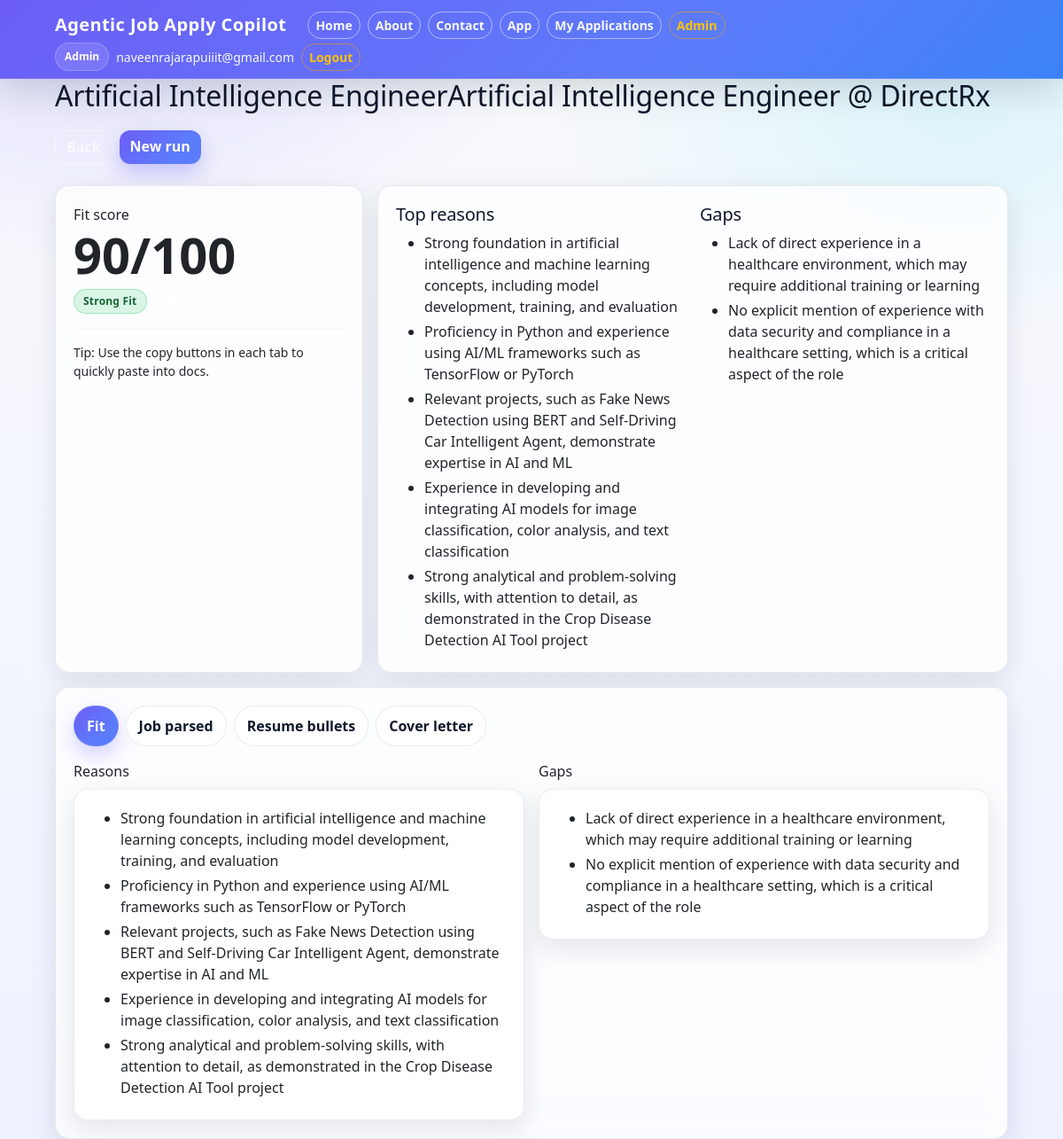
The app's page /applications/7 (signed in) with its own data.
### backend/models.py (models this page shows)
class User(db.Model):
    __tablename__ = "users"
    id = db.Column(db.Integer, primary_key=True)
    created_at = db.Column(db.DateTime, default=datetime.utcnow, nullable=False)
    email = db.Column(db.String(255), unique=True, nullable=False, index=True)
    password_hash = db.Column(db.String(255), nullable=False)
    status = db.Column(db.String(20), default="pending", nullable=False)  # pending/approved/blocked
    is_admin = db.Column(db.Boolean, default=False, nullable=False)
    applications = db.relationship(
        "Application",
        backref="user",
        lazy=True,
        cascade="all, delete-orphan"   # optional
    )

class Application(db.Model):
    __tablename__ = "applications"
    id = db.Column(db.Integer, primary_key=True)
    created_at = db.Column(db.DateTime, default=datetime.utcnow, nullable=False)
    user_id = db.Column(db.Integer, db.ForeignKey("users.id"), nullable=False, index=True)
    job_title = db.Column(db.String(255), nullable=False)
    job_company = db.Column(db.String(255), nullable=False)
    job_location = db.Column(db.String(255), nullable=True)
    job_url = db.Column(db.Text, nullable=True)
    resume_filename = db.Column(db.String(255), nullable=True)
    resume_text = db.Column(db.Text, nullable=False)
    job_description = db.Column(db.Text, nullable=False)
    questions = db.Column(db.Text, nullable=True)
    fit_score = db.Column(db.Integer, nullable=True)
    fit_level = db.Column(db.String(50), nullable=True)
    fit_reasons = db.Column(db.Text, nullable=True)
    fit_gaps = db.Column(db.Text, nullable=True)
    job_parsed_markdown = db.Column(db.Text, nullable=True)
    tailored_resume_md = db.Column(db.Text, nullable=True)
    cover_letter = db.Column(db.Text, nullable=True)
    qna = db.Column(db.Text, nullable=True)

### app.py (the view)
@app.route("/applications/<int:app_id>")
@login_required
def application_detail(app_id: int):
    sync_session_user()
    row = Application.query.get_or_404(app_id)
    if (row.user_id != session["user_id"]) and (not session.get("is_admin")):
        flash("You do not have access to this application.", "danger")
        return redirect(url_for("applications"))
    result = {
        "fit": {
            "score": row.fit_score,
            "level": row.fit_level,
            "reasons": json.loads(row.fit_reasons or "[]"),
            "gaps": json.loads(row.fit_gaps or "[]"),
        },
        "job_parsed_markdown": row.job_parsed_markdown,
        "tailored_resume_md": row.tailored_resume_md,
        "cover_letter": row.cover_letter,
        "qna": row.qna,
    }
    job = {
        "title": row.job_title,
        "company": row.job_company,
        "location": row.job_location,
        "source_url": row.job_url,
    }
    return render_template("result.html", result=result, job=job, user={})

### app.py (called while the page is built)
def sync_session_user():
    uid = session.get("user_id")
    if not uid:
        return None
    u = User.query.get(uid)
    if not u:
        session.clear()
        return None
    session["user_email"] = u.email
    session["is_admin"] = bool(u.is_admin)
    session["user_status"] = u.status   # ✅ ADD THIS LINE
    return u

### backend/auth.py (called while the page is built)
def is_logged_in() -> bool:
    return bool(session.get("user_id"))

def login_required(view):
    @wraps(view)
    def wrapped(*args, **kwargs):
        if not is_logged_in():
            flash("Please log in to continue.", "warning")
            return redirect(url_for("login", next=request.path))
        return view(*args, **kwargs)
    return wrapped

### templates/result.html (shortened to what this page needs)
{% extends "base.html" %}
{% block content %}
{% set fit = result.get("fit", {}) %}
{% set score = fit.get("score") %}
{% set level = fit.get("level") %}
{% set reasons = fit.get("reasons", []) %}
{% set gaps = fit.get("gaps", []) %}
<div class="hero mb-4">
  <div class="d-flex flex-wrap justify-content-between align-items-start gap-3">
    <div>
      <h2 class="section-title mb-1">
        {{ job.get("title","Role") }} {% if job.get("company") %}<span class="subtle">@ {{ job.get("company") }}</span>{% endif %}
      </h2>
    </div>
    <div class="d-flex gap-2">
      <a class="btn btn-outline-light" href="/applications">Back</a>
      <a class="btn btn-primary" href="/">New run</a>
    </div>
  </div>
</div>
<div class="row g-3 mb-3">
  <div class="col-lg-4">
    <div class="card h-100">
      <div class="card-body">
        <div class="subtle">Fit score</div>
        {% if score is not none %}
          {% set s = score|int %}
          <div class="display-4 fw-bold mb-1">{{ s }}/100</div>
          <div class="d-flex align-items-center gap-2">
            {% if s >= 75 %}
              <span class="badge badge-approved">{{ level or "Strong Fit" }}</span>
            {% elif s >= 45 %}
              <span class="badge badge-pending">{{ level or "Moderate Fit" }}</span>
            {% else %}
              <span class="badge badge-blocked">{{ level or "Weak Fit" }}</span>
            {% endif %}
            <span class="badge badge-soft">v1.1</span>
          </div>
        {% else %}
          <div class="display-6 fw-bold">—</div>
          <div class="subtle">No score generated.</div>
        {% endif %}
        <hr class="my-3" />
        <div class="subtle small">
          Tip: Use the copy buttons in each tab to quickly paste into docs.
        </div>
      </div>
    </div>
  </div>
  <div class="col-lg-8">
    <div class="card h-100">
      <div class="card-body">
        <div class="row g-3">
          <div class="col-md-6">
            <h5 class="mb-2">Top reasons</h5>
            {% if reasons and reasons|length > 0 %}
              <ul class="mb-0">
                {% for r in reasons %}
                  <li class="mb-1">{{ r }}</li>
                {% endfor %}
              </ul>
            {% else %}
              <div class="subtle">No reasons found.</div>
            {% endif %}
          </div>
          <div class="col-md-6">
            <h5 class="mb-2">Gaps</h5>
            {% if gaps and gaps|length > 0 %}
              <ul class="mb-0">
                {% for g in gaps %}
                  <li class="mb-1">{{ g }}</li>
                {% endfor %}
              </ul>
            {% else %}
              <div class="subtle">No major gaps detected.</div>
            {% endif %}
          </div>
        </div>
      </div>
    </div>
  </div>
</div>
<div class="card">
  <div class="card-body">
    <ul class="nav nav-pills gap-2 mb-3" id="resultTabs" role="tablist">
      <li class="nav-item" role="presentation">
        <button class="nav-link active" data-bs-toggle="pill" data-bs-target="#tab-fit" type="button">Fit</button>
      </li>
      <li class="nav-item" role="presentation">
        <button class="nav-link" data-bs-toggle="pill" data-bs-target="#tab-job" type="button">Job parsed</button>
      </li>
      <li class="nav-item" role="presentation">
        <button class="nav-link" data-bs-toggle="pill" data-bs-target="#tab-resume" type="button">Resume bullets</button>
      </li>
      <li class="nav-item" role="presentation">
        <button class="nav-link" data-bs-toggle="pill" data-bs-target="#tab-cover" type="button">Cover letter</button>
      </li>
    </ul>
    <div class="tab-content">
      <div class="tab-pane fade show active" id="tab-fit">
        <div class="row g-3">
          <div class="col-md-6">
            <div class="subtle mb-2">Reasons</div>
            <div class="card">
              <div class="card-body">
                {% if reasons and reasons|length > 0 %}
                  <ul class="mb-0">
                    {% for r in reasons %}<li class="mb-1">{{ r }}</li>{% endfor %}
                  </ul>
                {% else %}
                  <div class="subtle">No reasons found.</div>
                {% endif %}
              </div>
            </div>
          </div>
          <div class="col-md-6">
            <div class="subtle mb-2">Gaps</div>
            <div class="card">
              <div class="card-body">
                {% if gaps and gaps|length > 0 %}
                  <ul class="mb-0">
                    {% for g in gaps %}<li class="mb-1">{{ g }}</li>{% endfor %}
                  </ul>
                {% else %}
                  <div class="subtle">No major gaps detected.</div>
                {% endif %}
              </div>
            </div>
          </div>
        </div>
      </div>
    </div>
  </div>
</div>
{% endblock %}

### templates/base.html (shortened to what this page needs)
<!doctype html>
<html lang="en">
<head>
  <link href="https://cdn.jsdelivr.net/npm/bootstrap@5.3.3/dist/css/bootstrap.min.css" rel="stylesheet"/>
  <link href="{{ url_for('static', filename='css/styles.css') }}" rel="stylesheet"/>
</head>
<body class="bg-light">
<nav class="navbar navbar-dark">
  <div class="container d-flex justify-content-between align-items-center">
    <div class="d-flex align-items-center gap-2">
      <a class="navbar-brand fw-bold" href="{{ url_for('home') }}">Agentic Job Apply Copilot</a>
      <a class="btn btn-sm btn-outline-light" href="{{ url_for('home') }}">Home</a>
      <a class="btn btn-sm btn-outline-light" href="{{ url_for('about') }}">About</a>
      <a class="btn btn-sm btn-outline-light" href="{{ url_for('contact') }}">Contact</a>
      {% if session.get("user_id") %}
        <a class="btn btn-sm btn-outline-light" href="{{ url_for('index') }}">App</a>
        <a class="btn btn-sm btn-outline-light" href="{{ url_for('applications') }}">My Applications</a>
        {% if session.get("is_admin") %}
          <a class="btn btn-sm btn-outline-warning" href="{{ url_for('admin_users') }}">Admin</a>
        {% endif %}
      {% endif %}
    </div>
    <div class="d-flex align-items-center gap-2">
      {% if session.get("user_email") %}
        <span class="header-chip">
          {% if session.get("is_admin") %}
            Admin
          {% else %}
            {{ session.get("user_status", "approved")|capitalize }}
          {% endif %}
        </span>
        <span class="text-light small">{{ session.get("user_email") }}</span>
        <a class="btn btn-sm btn-outline-warning" href="{{ url_for('logout') }}">Logout</a>
      {% else %}
        <a class="btn btn-sm btn-outline-light" href="{{ url_for('login') }}">Login</a>
        <a class="btn btn-sm btn-light" href="{{ url_for('signup') }}">Sign up</a>
      {% endif %}
    </div>
  </div>
</nav>
<div class="container page-wrap">
  {% block content %}{% endblock %}
</div>
</body>
</html>

### static/css/styles.css (style rules this page uses)
:root { --primary: #6d5ef6; --primary-2: #5b7cfa; --primary-soft: #a78bfa; --accent: #22d3ee; --bg-main: #f8fafc; --bg-tint: #eef2ff; --bg-card: #ffffff; --bg-glass: rgba(255, 255, 255, 0.78); --text-main: #0f172a; --text-muted: #64748b; --text-soft: #94a3b8; --border: rgba(15, 23, 42, 0.08); --shadow: 0 10px 30px rgba(15, 23, 42, 0.10); --success: #22c55e; --warning: #f59e0b; --danger: #ef4444; --radius-lg: 16px; --radius-md: 12px; --radius-sm: 10px; --ring: 0 0 0 0.2rem rgba(109, 94, 246, 0.22); }
html, body { height: 100%; }
body { background: radial-gradient(1000px 600px at 10% 0%, rgba(109, 94, 246, 0.18), transparent 50%), radial-gradient(900px 500px at 90% 10%, rgba(34, 211, 238, 0.12), transparent 50%), linear-gradient(180deg, var(--bg-main) 0%, var(--bg-tint) 100%); color: var(--text-main); -webkit-font-smoothing: antialiased; -moz-osx-font-smoothing: grayscale; }
a { color: var(--primary); text-decoration: none; }
.container { max-width: 1100px; }
h1, h2, h3, h4, h5 { color: var(--text-main); letter-spacing: -0.2px; }
.navbar { background: linear-gradient(135deg, var(--primary) 0%, var(--primary-2) 65%, #3b82f6 100%) !important; border-bottom: 1px solid rgba(255, 255, 255, 0.12); box-shadow: 0 12px 40px rgba(15, 23, 42, 0.16); }
.navbar .navbar-brand { font-weight: 800; letter-spacing: 0.4px; }
.navbar .btn, .navbar .nav-link { border-radius: 999px !important; }
.header-chip { display: inline-flex; align-items: center; gap: 8px; padding: 6px 10px; border-radius: 999px; font-weight: 700; font-size: 12px; border: 1px solid rgba(255,255,255,0.22); background: rgba(255,255,255,0.12); color: #fff; }
.card { background: var(--bg-glass); backdrop-filter: blur(10px); border-radius: var(--radius-lg); border: 1px solid var(--border); box-shadow: var(--shadow); }
.card .card-body { padding: 20px; }
hr { border-color: rgba(15,23,42,0.10); }
.btn { border-radius: var(--radius-md); font-weight: 700; transition: transform 120ms ease, box-shadow 120ms ease, opacity 120ms ease; }
.btn-primary { background: linear-gradient(135deg, var(--primary) 0%, var(--primary-2) 70%); border: none; box-shadow: 0 10px 22px rgba(109,94,246,0.30); }
.btn-outline-light { border: 1px solid rgba(255,255,255,0.50) !important; }
.btn-outline-warning { border: 1px solid rgba(245,158,11,0.55) !important; }
.badge { border-radius: 999px; padding: 7px 10px; font-weight: 800; letter-spacing: 0.2px; }
.badge-approved { background: rgba(34,197,94,0.16) !important; color: #166534 !important; border: 1px solid rgba(34,197,94,0.30); }
.nav-pills .nav-link { color: var(--text-main) !important; font-weight: 800; border-radius: 999px; padding: 10px 14px; background: rgba(255,255,255,0.75); border: 1px solid rgba(15,23,42,0.08); }
.nav-pills .nav-link.active { background: linear-gradient(135deg, var(--primary) 0%, var(--primary-2) 70%); color: #ffffff !important; border: 1px solid rgba(255,255,255,0.14); box-shadow: 0 10px 22px rgba(109,94,246,0.28); }
.card, .alert, .table, .markdown-box { animation: fadeUp 250ms ease both; }

### records on screen
User: get "naveenrajarapuiiit@gmail.com"
Application: get "Artificial Intelligence EngineerArtificial Intelligence Engineer", get "DirectRx", fit_level "Strong Fit"

### other values on screen
{{ s }} "90"
{{ r }} "Strong foundation in artificial intelligence and machine learning concepts, including model development, training, and evaluation" "Proficiency in Python and experience using AI/ML frameworks such as TensorFlow or PyTorch" "Relevant projects, such as Fake News Detection using BERT and Self-Driving Car Intelligent Agent, demonstrate expertise in AI and ML" "Experience in developing and integrating AI models for image classification, color analysis, and text classification" "Strong analytical and problem-solving skills, with attention to detail, as demonstrated in the Crop Disease Detection AI Tool project"
{{ g }} "Lack of direct experience in a healthcare environment, which may require additional training or learning" "No explicit mention of experience with data security and compliance in a healthcare setting, which is a critical aspect of the role"
